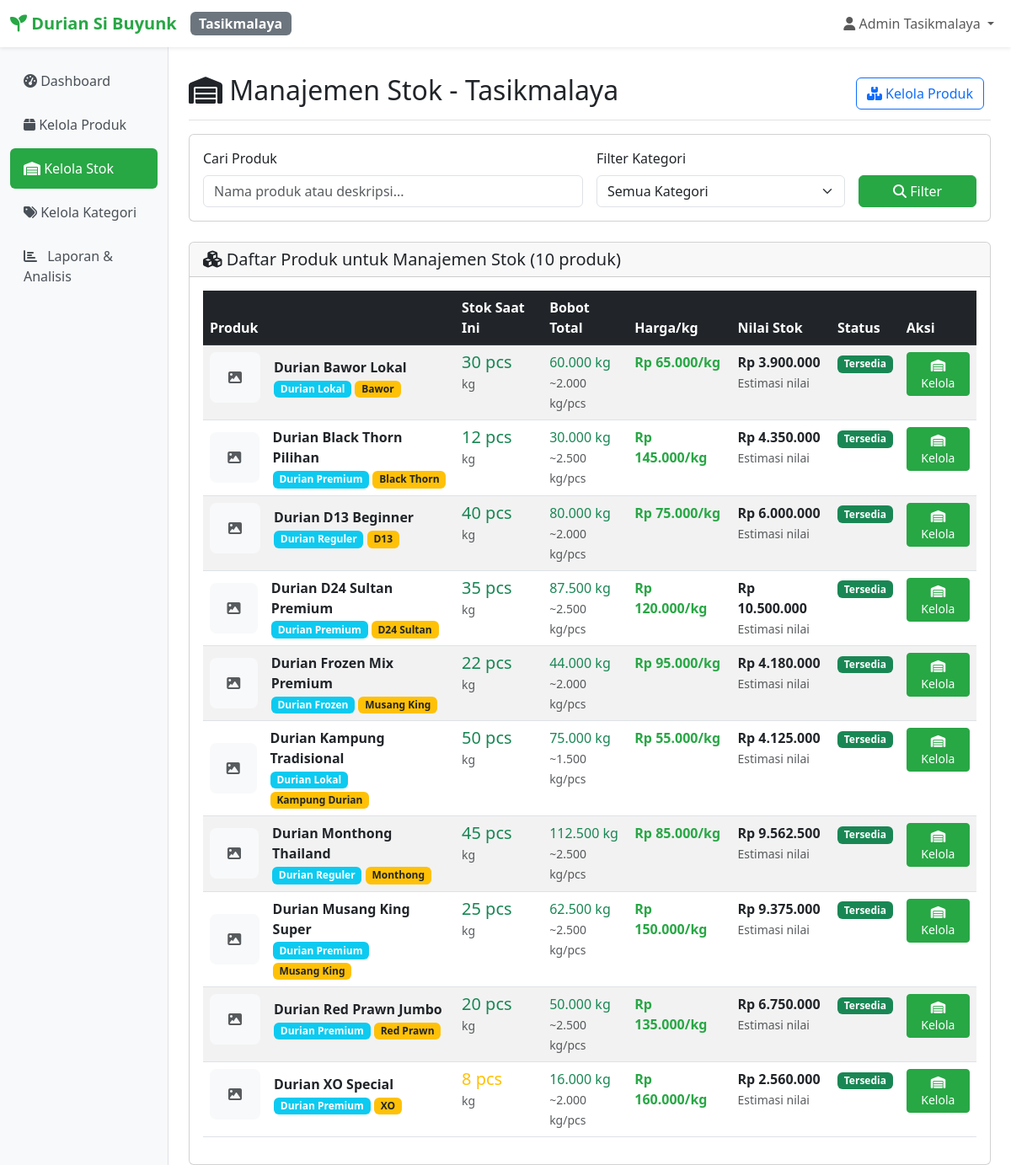
/cabang/tasik/manajemen-stok/index.php (signed in), run on the app's committed database.
### tables this page shows
CREATE TABLE `users` (
  `id` int(11) NOT NULL,
  `username` varchar(50) NOT NULL,
  `password` varchar(255) NOT NULL,
  `nama_lengkap` varchar(100) NOT NULL,
  `cabang_id` int(11) NOT NULL,
  `role` enum('admin') DEFAULT 'admin',
  `created_at` timestamp NOT NULL DEFAULT current_timestamp(),
  `updated_at` timestamp NOT NULL DEFAULT current_timestamp() ON UPDATE current_timestamp()
);

CREATE TABLE `cabang` (
  `id` int(11) NOT NULL,
  `nama_cabang` varchar(50) NOT NULL,
  `kode_cabang` varchar(10) NOT NULL,
  `alamat` text DEFAULT NULL,
  `telepon` varchar(20) DEFAULT NULL,
  `created_at` timestamp NOT NULL DEFAULT current_timestamp()
);

CREATE TABLE `produk` (
  `id` int(11) NOT NULL,
  `nama_produk` varchar(200) NOT NULL,
  `kategori_id` int(11) DEFAULT NULL,
  `jenis_durian_id` int(11) DEFAULT NULL,
  `harga` decimal(12,2) NOT NULL,
  `harga_per_kg` decimal(12,2) DEFAULT 0.00 COMMENT 'Harga per kilogram',
  `stok_tasik` int(11) DEFAULT 0,
  `stok_garut` int(11) DEFAULT 0,
  `total_kg_tasik` decimal(10,3) DEFAULT 0.000 COMMENT 'Total berat stok Tasik dalam kg',
  `total_kg_garut` decimal(10,3) DEFAULT 0.000 COMMENT 'Total berat stok Garut dalam kg',
  `total_pcs_tasik` int(11) DEFAULT 0 COMMENT 'Total pieces Tasik',
  `total_pcs_garut` int(11) DEFAULT 0 COMMENT 'Total pieces Garut',
  `satuan` varchar(20) DEFAULT 'pcs',
  `deskripsi` text DEFAULT NULL,
  `gambar` varchar(255) DEFAULT NULL,
  `status` enum('aktif','nonaktif') DEFAULT 'aktif',
  `created_at` timestamp NOT NULL DEFAULT current_timestamp(),
  `updated_at` timestamp NOT NULL DEFAULT current_timestamp() ON UPDATE current_timestamp()
);

CREATE TABLE `kategori` (
  `id` int(11) NOT NULL,
  `nama_kategori` varchar(100) NOT NULL,
  `deskripsi` text DEFAULT NULL,
  `created_at` timestamp NOT NULL DEFAULT current_timestamp()
);

CREATE TABLE `jenis_durian` (
  `id` int(11) NOT NULL,
  `nama_jenis` varchar(100) NOT NULL,
  `deskripsi` text DEFAULT NULL,
  `created_at` timestamp NOT NULL DEFAULT current_timestamp()
);

### includes/auth.php (called while the page is built, shortened)
<?php
require_once __DIR__ . '/../config/config.php';
function getCurrentUser() {
    try {
        $pdo = getConnection();
        $stmt = $pdo->prepare("SELECT u.*, c.nama_cabang, c.kode_cabang
                              FROM users u
                              JOIN cabang c ON u.cabang_id = c.id
                              WHERE u.id = ?");
        $stmt->execute([$_SESSION['user_id']]);
        return $stmt->fetch();
    } catch (Exception $e) {
        return null;
    }
}
?>

### includes/functions.php (called while the page is built, shortened)
<?php
require_once __DIR__ . '/../config/config.php';
function getProducts($cabang_id = null, $kategori_id = null, $search = null) {
    try {
        $pdo = getConnection();
        $sql = "SELECT p.*, k.nama_kategori, jd.nama_jenis,
                CASE
                    WHEN ? = 1 THEN p.stok_tasik
                    WHEN ? = 2 THEN p.stok_garut
                    ELSE (p.stok_tasik + p.stok_garut)
                END as stok
                FROM produk p
                LEFT JOIN kategori k ON p.kategori_id = k.id
                LEFT JOIN jenis_durian jd ON p.jenis_durian_id = jd.id
                WHERE p.status = 'aktif'";
        $params = [$cabang_id, $cabang_id];
        $sql .= " ORDER BY p.nama_produk";
        $stmt = $pdo->prepare($sql);
        $stmt->execute($params);
        return $stmt->fetchAll();
    } catch (Exception $e) {
        return [];
    }
}
?>

### config/config.php (called while the page is built, shortened)
<?php
function formatRupiah($amount) {
    return 'Rp ' . number_format($amount, 0, ',', '.');
}
?>

### cabang/tasik/manajemen-stok/index.php (the view, shortened to what this page needs)
<?php
require_once __DIR__ . '/../../../includes/auth.php';
require_once __DIR__ . '/../../../includes/functions.php';
$kategori_id = isset($_GET['kategori']) ? (int)$_GET['kategori'] : null;
$search = isset($_GET['search']) ? sanitize($_GET['search']) : null;
$products = getProducts(CABANG_TASIK, $kategori_id, $search);
include __DIR__ . '/../../../includes/header.php';
?>
<div class="d-flex justify-content-between flex-wrap flex-md-nowrap align-items-center pt-3 pb-2 mb-3 border-bottom">
    <h1 class="h2"><i class="fas fa-warehouse"></i> Manajemen Stok - Tasikmalaya</h1>
    <div class="btn-toolbar mb-2 mb-md-0">
        <div class="btn-group me-2">
            <a href="../produk/" class="btn btn-outline-primary">
                <i class="fas fa-boxes"></i> Kelola Produk
            </a>
        </div>
    </div>
</div>
<div class="card mb-4">
    <div class="card-body">
        <form method="GET" class="row g-3">
            <div class="col-md-6">
                <label for="search" class="form-label">Cari Produk</label>
                <input type="text" class="form-control" id="search" name="search"
                       placeholder="Nama produk atau deskripsi..."
                       value="<?= htmlspecialchars($search ?? '') ?>">
            </div>
            <div class="col-md-4">
                <label for="kategori" class="form-label">Filter Kategori</label>
                <select class="form-select" id="kategori" name="kategori">
                    <option value="">Semua Kategori</option>
                </select>
            </div>
            <div class="col-md-2">
                <label class="form-label">&nbsp;</label>
                <div class="d-grid">
                    <button type="submit" class="btn btn-primary">
                        <i class="fas fa-search"></i> Filter
                    </button>
                </div>
            </div>
        </form>
    </div>
</div>
<div class="card">
    <div class="card-header">
        <h5 class="mb-0">
            <i class="fas fa-cubes"></i> Daftar Produk untuk Manajemen Stok (<?= count($products) ?> produk)
        </h5>
    </div>
    <div class="card-body">
        <?php if (empty($products)): ?>
            <div class="text-center py-5">
                <i class="fas fa-box-open" style="font-size: 4rem; color: #6c757d;"></i>
                <h4 class="mt-3 text-muted">Tidak ada produk ditemukan</h4>
                <p class="text-muted">Belum ada produk atau coba ubah filter pencarian</p>
                <a href="../produk/tambah.php" class="btn btn-success">
                    <i class="fas fa-plus"></i> Tambah Produk Pertama
                </a>
            </div>
        <?php else: ?>
            <div class="table-responsive">
                <table class="table table-striped table-hover">
                    <thead class="table-dark">
                        <tr>
                            <th>Produk</th>
                            <th>Stok Saat Ini</th>
                            <th>Bobot Total</th>
                            <th>Harga/kg</th>
                            <th>Nilai Stok</th>
                            <th>Status</th>
                            <th>Aksi</th>
                        </tr>
                    </thead>
                    <tbody>
                        <?php foreach ($products as $product): ?>
                            <tr>
                                <td>
                                    <div class="d-flex align-items-center">
                                        <?php if ($product['gambar'] && file_exists("../../../public/assets/images/products/" . $product['gambar'])): ?>
                                            <img src="../../../public/assets/images/products/<?= $product['gambar'] ?>"
                                                 class="img-thumbnail me-3" style="width: 60px; height: 60px; object-fit: cover;">
                                        <?php else: ?>
                                            <div class="bg-light d-flex align-items-center justify-content-center me-3"
                                                 style="width: 60px; height: 60px; border-radius: 8px;">
                                                <i class="fas fa-image text-muted"></i>
                                            </div>
                                        <?php endif; ?>
                                        <div>
                                            <strong><?= htmlspecialchars($product['nama_produk']) ?></strong>
                                            <?php if ($product['nama_kategori']): ?>
                                                <br><span class="badge bg-info"><?= htmlspecialchars($product['nama_kategori']) ?></span>
                                            <?php endif; ?>
                                            <?php if ($product['nama_jenis']): ?>
                                                <span class="badge bg-warning text-dark"><?= htmlspecialchars($product['nama_jenis']) ?></span>
                                            <?php endif; ?>
                                        </div>
                                    </div>
                                </td>
                                <td>
                                    <span class="h5 <?= $product['stok'] < 5 ? 'text-danger' : ($product['stok'] < 10 ? 'text-warning' : 'text-success') ?>">
                                        <?= $product['stok'] ?> pcs
                                    </span>
                                    <br><small class="text-muted"><?= htmlspecialchars($product['satuan']) ?></small>
                                </td>
                                <td>
                                    <span class="h6 text-success">
                                        <?= number_format($product['total_kg_tasik'], 3) ?> kg
                                    </span>
                                    <?php if ($product['stok'] > 0): ?>
                                        <br><small class="text-muted">
                                            ~<?= number_format($product['total_kg_tasik'] / $product['stok'], 3) ?> kg/pcs
                                        </small>
                                    <?php endif; ?>
                                </td>
                                <td>
                                    <?php if ($product['harga_per_kg']): ?>
                                        <span class="text-primary fw-bold">
                                            <?= formatRupiah($product['harga_per_kg']) ?>/kg
                                        </span>
                                    <?php else: ?>
                                        <span class="text-muted">-</span>
                                    <?php endif; ?>
                                </td>
                                <td>
                                    <?php if ($product['harga_per_kg'] && $product['total_kg_tasik']): ?>
                                        <span class="fw-bold text-dark">
                                            <?= formatRupiah($product['harga_per_kg'] * $product['total_kg_tasik']) ?>
                                        </span>
                                        <br><small class="text-muted">Estimasi nilai</small>
                                    <?php else: ?>
                                        <span class="text-muted">-</span>
                                    <?php endif; ?>
                                </td>
                                <td>
                                    <?php if ($product['stok'] == 0): ?>
                                        <span class="badge bg-danger">Habis</span>
                                    <?php elseif ($product['stok'] < 5): ?>
                                        <span class="badge bg-warning">Menipis</span>
                                    <?php else: ?>
                                        <span class="badge bg-success">Tersedia</span>
                                    <?php endif; ?>
                                </td>
                                <td>
                                    <button type="button" class="btn btn-primary btn-sm"
                                            onclick="openStockModal(<?= $product['id'] ?>, '<?= htmlspecialchars($product['nama_produk']) ?>', <?= $product['stok'] ?>, <?= $product['total_kg_tasik'] ?>)"
                                            title="Kelola Stok">
                                        <i class="fas fa-warehouse"></i> Kelola
                                    </button>
                                </td>
                            </tr>
                        <?php endforeach; ?>
                    </tbody>
                </table>
            </div>
        <?php endif; ?>
    </div>
</div>
<?php include __DIR__ . '/../../../includes/footer.php'; ?>
</body>
</html>

### includes/header.php (shortened to what this page needs)
<?php
require_once __DIR__ . '/../config/config.php';
require_once __DIR__ . '/auth.php';
$currentUser = getCurrentUser();
$branchName = $currentUser ? $currentUser['nama_cabang'] : '';
?>
<!DOCTYPE html>
<html lang="id">
<head>
    <link href="https://cdn.jsdelivr.net/npm/bootstrap@5.3.0/dist/css/bootstrap.min.css" rel="stylesheet">
    <link href="https://cdnjs.cloudflare.com/ajax/libs/font-awesome/6.4.0/css/all.min.css" rel="stylesheet">
</head>
<body>
    <nav class="navbar navbar-expand-lg navbar-light bg-white shadow-sm">
        <div class="container-fluid">
            <a class="navbar-brand" href="dashboard.php">
                <i class="fas fa-seedling"></i> <?= APP_NAME ?>
            </a>
            <span class="badge bg-secondary fs-6"><?= $branchName ?></span>
            <div class="navbar-nav ms-auto">
                <div class="nav-item dropdown">
                    <a class="nav-link dropdown-toggle" href="#" id="navbarDropdown" role="button" data-bs-toggle="dropdown">
                        <i class="fas fa-user"></i> <?= $currentUser['nama_lengkap'] ?? 'User' ?>
                    </a>
                </div>
            </div>
        </div>
    </nav>
    <div class="container-fluid">
        <div class="row">
            <nav class="col-md-3 col-lg-2 d-md-block sidebar">
                <div class="position-sticky pt-3">
                    <ul class="nav flex-column">
                        <li class="nav-item">
                            <a class="nav-link <?= basename($_SERVER['PHP_SELF']) == 'dashboard.php' ? 'active' : '' ?>" href="../dashboard.php">
                                <i class="fas fa-tachometer-alt"></i> Dashboard
                            </a>
                        </li>
                        <li class="nav-item">
                            <a class="nav-link <?= strpos($_SERVER['PHP_SELF'], '/produk/') !== false ? 'active' : '' ?>" href="../produk/">
                                <i class="fas fa-box"></i> Kelola Produk
                            </a>
                        </li>
                        <li class="nav-item">
                            <a class="nav-link <?= strpos($_SERVER['PHP_SELF'], '/manajemen-stok/') !== false ? 'active' : '' ?>" href="../manajemen-stok/">
                                <i class="fas fa-warehouse"></i> Kelola Stok
                            </a>
                        </li>
                        <li class="nav-item">
                            <a class="nav-link <?= strpos($_SERVER['PHP_SELF'], '/kategori/') !== false ? 'active' : '' ?>" href="../kategori/">
                                <i class="fas fa-tags"></i> Kelola Kategori
                            </a>
                        </li>
                        <li class="nav-item">
                            <a class="nav-link <?= strpos($_SERVER['PHP_SELF'], '/laporan/') !== false ? 'active' : '' ?>" href="../laporan/">
                                <i class="fas fa-chart-bar me-2"></i>
                                Laporan & Analisis
                            </a>
                        </li>
                    </ul>
                </div>
            </nav>
            <main class="col-md-9 ms-sm-auto col-lg-10 px-md-4">
                <div class="pt-3">

### data on the page
users: cabang.nama_cabang "Tasikmalaya", nama_lengkap "Admin Tasikmalaya"
produk: nama_produk "Durian Bawor Lokal", kategori.nama_kategori "Durian Lokal", jenis_durian.nama_jenis "Bawor", stok "30", satuan "kg", total_kg_tasik "60.000", stok "2.000", harga_per_kg "Rp 65.000", formatRupiah($product['harga_per_kg'] * $product['total_kg_tasik']) "Rp 3.900.000"
produk: nama_produk "Durian Black Thorn Pilihan", kategori.nama_kategori "Durian Premium", jenis_durian.nama_jenis "Black Thorn", stok "12", satuan "kg", total_kg_tasik "30.000", stok "2.500", harga_per_kg "Rp 145.000", formatRupiah($product['harga_per_kg'] * $product['total_kg_tasik']) "Rp 4.350.000"
produk: nama_produk "Durian D13 Beginner", kategori.nama_kategori "Durian Reguler", jenis_durian.nama_jenis "D13", stok "40", satuan "kg", total_kg_tasik "80.000", stok "2.000", harga_per_kg "Rp 75.000", formatRupiah($product['harga_per_kg'] * $product['total_kg_tasik']) "Rp 6.000.000"
produk: nama_produk "Durian D24 Sultan Premium", kategori.nama_kategori "Durian Premium", jenis_durian.nama_jenis "D24 Sultan", stok "35", satuan "kg", total_kg_tasik "87.500", stok "2.500", harga_per_kg "Rp 120.000", formatRupiah($product['harga_per_kg'] * $product['total_kg_tasik']) "Rp 10.500.000"
produk: nama_produk "Durian Frozen Mix Premium", kategori.nama_kategori "Durian Frozen", jenis_durian.nama_jenis "Musang King", stok "22", satuan "kg", total_kg_tasik "44.000", stok "2.000", harga_per_kg "Rp 95.000", formatRupiah($product['harga_per_kg'] * $product['total_kg_tasik']) "Rp 4.180.000"
produk: nama_produk "Durian Kampung Tradisional", kategori.nama_kategori "Durian Lokal", jenis_durian.nama_jenis "Kampung Durian", stok "50", satuan "kg", total_kg_tasik "75.000", stok "1.500", harga_per_kg "Rp 55.000", formatRupiah($product['harga_per_kg'] * $product['total_kg_tasik']) "Rp 4.125.000"
produk: nama_produk "Durian Monthong Thailand", kategori.nama_kategori "Durian Reguler", jenis_durian.nama_jenis "Monthong", stok "45", satuan "kg", total_kg_tasik "112.500", stok "2.500", harga_per_kg "Rp 85.000", formatRupiah($product['harga_per_kg'] * $product['total_kg_tasik']) "Rp 9.562.500"
produk: nama_produk "Durian Musang King Super", kategori.nama_kategori "Durian Premium", jenis_durian.nama_jenis "Musang King", stok "25", satuan "kg", total_kg_tasik "62.500", stok "2.500", harga_per_kg "Rp 150.000", formatRupiah($product['harga_per_kg'] * $product['total_kg_tasik']) "Rp 9.375.000"
produk: nama_produk "Durian Red Prawn Jumbo", kategori.nama_kategori "Durian Premium", jenis_durian.nama_jenis "Red Prawn", stok "20", satuan "kg", total_kg_tasik "50.000", stok "2.500", harga_per_kg "Rp 135.000", formatRupiah($product['harga_per_kg'] * $product['total_kg_tasik']) "Rp 6.750.000"
produk: nama_produk "Durian XO Special", kategori.nama_kategori "Durian Premium", jenis_durian.nama_jenis "XO", stok "8", satuan "kg", total_kg_tasik "16.000", stok "2.000", harga_per_kg "Rp 160.000", formatRupiah($product['harga_per_kg'] * $product['total_kg_tasik']) "Rp 2.560.000"

### other printed values
APP_NAME "Durian Si Buyunk"
count($products) "10"
